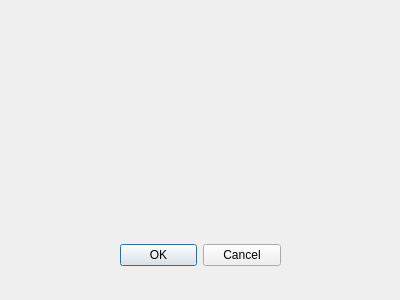
<?xml version="1.0" encoding="UTF-8"?>
<ui version="4.0">
 <class>Dialog</class>
 <widget class="QDialog" name="Dialog">
  <property name="geometry">
   <rect>
    <x>0</x>
    <y>0</y>
    <width>400</width>
    <height>300</height>
   </rect>
  </property>
  <property name="windowTitle">
   <string>Dialog</string>
  </property>
  <widget class="QDialogButtonBox" name="buttonBox">
   <property name="geometry">
    <rect>
     <x>120</x>
     <y>240</y>
     <width>161</width>
     <height>31</height>
    </rect>
   </property>
   <property name="orientation">
    <enum>Qt::Horizontal</enum>
   </property>
   <property name="standardButtons">
    <set>QDialogButtonBox::Cancel|QDialogButtonBox::Ok</set>
   </property>
  </widget>
 </widget>
 <resources/>
 <connections>
  <connection>
   <sender>buttonBox</sender>
   <signal>accepted()</signal>
   <receiver>Dialog</receiver>
   <slot>accept()</slot>
   <hints>
    <hint type="sourcelabel">
     <x>248</x>
     <y>254</y>
    </hint>
    <hint type="destinationlabel">
     <x>157</x>
     <y>274</y>
    </hint>
   </hints>
  </connection>
  <connection>
   <sender>buttonBox</sender>
   <signal>rejected()</signal>
   <receiver>Dialog</receiver>
   <slot>reject()</slot>
   <hints>
    <hint type="sourcelabel">
     <x>316</x>
     <y>260</y>
    </hint>
    <hint type="destinationlabel">
     <x>286</x>
     <y>274</y>
    </hint>
   </hints>
  </connection>
 </connections>
</ui>
